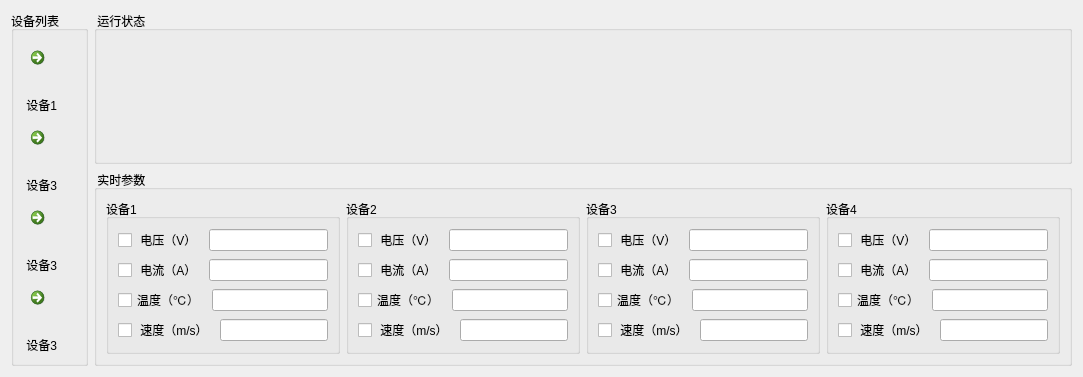
          <widget class="QWidget" name="tab">
           <attribute name="title">
            <string>设备监控</string>
           </attribute>
           <layout class="QGridLayout" name="gridLayout_13">
            <item row="0" column="0">
             <widget class="QGroupBox" name="groupBox_8">
              <property name="title">
               <string>设备列表</string>
              </property>
              <layout class="QVBoxLayout" name="verticalLayout_18">
               <item>
                <layout class="QVBoxLayout" name="verticalLayout_17">
                 <item>
                  <widget class="QCommandLinkButton" name="commandLinkButton_8">
                   <property name="sizePolicy">
                    <sizepolicy hsizetype="Preferred" vsizetype="Preferred">
                     <horstretch>0</horstretch>
                     <verstretch>0</verstretch>
                    </sizepolicy>
                   </property>
                   <property name="minimumSize">
                    <size>
                     <width>50</width>
                     <height>50</height>
                    </size>
                   </property>
                   <property name="maximumSize">
                    <size>
                     <width>50</width>
                     <height>50</height>
                    </size>
                   </property>
                   <property name="cursor">
                    <cursorShape>PointingHandCursor</cursorShape>
                   </property>
                   <property name="text">
                    <string/>
                   </property>
                   <property name="icon">
                    <iconset resource="res.qrc">
                     <normaloff>:/img/comp.png</normaloff>:/img/comp.png</iconset>
                   </property>
                   <property name="iconSize">
                    <size>
                     <width>35</width>
                     <height>35</height>
                    </size>
                   </property>
                  </widget>
                 </item>
                 <item>
                  <widget class="QLabel" name="label_65">
                   <property name="text">
                    <string> 设备1</string>
                   </property>
                  </widget>
                 </item>
                </layout>
               </item>
               <item>
                <layout class="QVBoxLayout" name="verticalLayout_19">
                 <item>
                  <widget class="QCommandLinkButton" name="commandLinkButton_10">
                   <property name="sizePolicy">
                    <sizepolicy hsizetype="Preferred" vsizetype="Preferred">
                     <horstretch>0</horstretch>
                     <verstretch>0</verstretch>
                    </sizepolicy>
                   </property>
                   <property name="minimumSize">
                    <size>
                     <width>50</width>
                     <height>50</height>
                    </size>
                   </property>
                   <property name="maximumSize">
                    <size>
                     <width>50</width>
                     <height>50</height>
                    </size>
                   </property>
                   <property name="cursor">
                    <cursorShape>PointingHandCursor</cursorShape>
                   </property>
                   <property name="text">
                    <string/>
                   </property>
                   <property name="icon">
                    <iconset resource="res.qrc">
                     <normaloff>:/img/comp.png</normaloff>:/img/comp.png</iconset>
                   </property>
                   <property name="iconSize">
                    <size>
                     <width>35</width>
                     <height>35</height>
                    </size>
                   </property>
                  </widget>
                 </item>
                 <item>
                  <widget class="QLabel" name="label_67">
                   <property name="text">
                    <string> 设备3</string>
                   </property>
                  </widget>
                 </item>
                </layout>
               </item>
               <item>
                <layout class="QVBoxLayout" name="verticalLayout_20">
                 <item>
                  <widget class="QCommandLinkButton" name="commandLinkButton_11">
                   <property name="sizePolicy">
                    <sizepolicy hsizetype="Preferred" vsizetype="Preferred">
                     <horstretch>0</horstretch>
                     <verstretch>0</verstretch>
                    </sizepolicy>
                   </property>
                   <property name="minimumSize">
                    <size>
                     <width>50</width>
                     <height>50</height>
                    </size>
                   </property>
                   <property name="maximumSize">
                    <size>
                     <width>50</width>
                     <height>50</height>
                    </size>
                   </property>
                   <property name="cursor">
                    <cursorShape>PointingHandCursor</cursorShape>
                   </property>
                   <property name="text">
                    <string/>
                   </property>
                   <property name="icon">
                    <iconset resource="res.qrc">
                     <normaloff>:/img/comp.png</normaloff>:/img/comp.png</iconset>
                   </property>
                   <property name="iconSize">
                    <size>
                     <width>35</width>
                     <height>35</height>
                    </size>
                   </property>
                  </widget>
                 </item>
                 <item>
                  <widget class="QLabel" name="label_68">
                   <property name="text">
                    <string> 设备3</string>
                   </property>
                  </widget>
                 </item>
                </layout>
               </item>
               <item>
                <layout class="QVBoxLayout" name="verticalLayout_26">
                 <item>
                  <widget class="QCommandLinkButton" name="commandLinkButton_12">
                   <property name="sizePolicy">
                    <sizepolicy hsizetype="Preferred" vsizetype="Preferred">
                     <horstretch>0</horstretch>
                     <verstretch>0</verstretch>
                    </sizepolicy>
                   </property>
                   <property name="minimumSize">
                    <size>
                     <width>50</width>
                     <height>50</height>
                    </size>
                   </property>
                   <property name="maximumSize">
                    <size>
                     <width>50</width>
                     <height>50</height>
                    </size>
                   </property>
                   <property name="cursor">
                    <cursorShape>PointingHandCursor</cursorShape>
                   </property>
                   <property name="text">
                    <string/>
                   </property>
                   <property name="icon">
                    <iconset resource="res.qrc">
                     <normaloff>:/img/comp.png</normaloff>:/img/comp.png</iconset>
                   </property>
                   <property name="iconSize">
                    <size>
                     <width>35</width>
                     <height>35</height>
                    </size>
                   </property>
                  </widget>
                 </item>
                 <item>
                  <widget class="QLabel" name="label_69">
                   <property name="text">
                    <string> 设备3</string>
                   </property>
                  </widget>
                 </item>
                </layout>
               </item>
              </layout>
             </widget>
            </item>
            <item row="0" column="1">
             <layout class="QVBoxLayout" name="verticalLayout_25">
              <item>
               <widget class="QGroupBox" name="groupBox_9">
                <property name="title">
                 <string> 运行状态</string>
                </property>
                <layout class="QVBoxLayout" name="verticalLayout_13">
                 <item>
                  <widget class="QLabel" name="label_39">
                   <property name="text">
                    <string/>
                   </property>
                   <property name="scaledContents">
                    <bool>true</bool>
                   </property>
                  </widget>
                 </item>
                </layout>
               </widget>
              </item>
              <item>
               <widget class="QGroupBox" name="groupBox_10">
                <property name="title">
                 <string> 实时参数</string>
                </property>
                <layout class="QGridLayout" name="gridLayout_14">
                 <item row="0" column="0">
                  <widget class="QGroupBox" name="groupBox_11">
                   <property name="title">
                    <string>设备1</string>
                   </property>
                   <layout class="QVBoxLayout" name="verticalLayout_21">
                    <item>
                     <layout class="QHBoxLayout" name="horizontalLayout_58">
                      <item>
                       <widget class="QCheckBox" name="checkBox">
                        <property name="text">
                         <string> 电压（V）</string>
                        </property>
                       </widget>
                      </item>
                      <item>
                       <widget class="QLineEdit" name="lineEdit_40"/>
                      </item>
                     </layout>
                    </item>
                    <item>
                     <layout class="QHBoxLayout" name="horizontalLayout_59">
                      <item>
                       <widget class="QCheckBox" name="checkBox_2">
                        <property name="text">
                         <string> 电流（A）</string>
                        </property>
                       </widget>
                      </item>
                      <item>
                       <widget class="QLineEdit" name="lineEdit_41"/>
                      </item>
                     </layout>
                    </item>
                    <item>
                     <layout class="QHBoxLayout" name="horizontalLayout_60">
                      <item>
                       <widget class="QCheckBox" name="checkBox_3">
                        <property name="text">
                         <string>温度（℃）</string>
                        </property>
                       </widget>
                      </item>
                      <item>
                       <widget class="QLineEdit" name="lineEdit_42"/>
                      </item>
                     </layout>
                    </item>
                    <item>
                     <layout class="QHBoxLayout" name="horizontalLayout_61">
                      <item>
                       <widget class="QCheckBox" name="checkBox_5">
                        <property name="text">
                         <string> 速度（m/s）</string>
                        </property>
                       </widget>
                      </item>
                      <item>
                       <widget class="QLineEdit" name="lineEdit_43"/>
                      </item>
                     </layout>
                    </item>
                   </layout>
                  </widget>
                 </item>
                 <item row="0" column="1">
                  <widget class="QGroupBox" name="groupBox_12">
                   <property name="title">
                    <string>设备2</string>
                   </property>
                   <layout class="QVBoxLayout" name="verticalLayout_22">
                    <item>
                     <layout class="QHBoxLayout" name="horizontalLayout_62">
                      <item>
                       <widget class="QCheckBox" name="checkBox_6">
                        <property name="text">
                         <string> 电压（V）</string>
                        </property>
                       </widget>
                      </item>
                      <item>
                       <widget class="QLineEdit" name="lineEdit_44"/>
                      </item>
                     </layout>
                    </item>
                    <item>
                     <layout class="QHBoxLayout" name="horizontalLayout_63">
                      <item>
                       <widget class="QCheckBox" name="checkBox_7">
                        <property name="text">
                         <string> 电流（A）</string>
                        </property>
                       </widget>
                      </item>
                      <item>
                       <widget class="QLineEdit" name="lineEdit_45"/>
                      </item>
                     </layout>
                    </item>
                    <item>
                     <layout class="QHBoxLayout" name="horizontalLayout_64">
                      <item>
                       <widget class="QCheckBox" name="checkBox_9">
                        <property name="text">
                         <string>温度（℃）</string>
                        </property>
                       </widget>
                      </item>
                      <item>
                       <widget class="QLineEdit" name="lineEdit_46"/>
                      </item>
                     </layout>
                    </item>
                    <item>
                     <layout class="QHBoxLayout" name="horizontalLayout_65">
                      <item>
                       <widget class="QCheckBox" name="checkBox_10">
                        <property name="text">
                         <string> 速度（m/s）</string>
                        </property>
                       </widget>
                      </item>
                      <item>
                       <widget class="QLineEdit" name="lineEdit_47"/>
                      </item>
                     </layout>
                    </item>
                   </layout>
                  </widget>
                 </item>
                 <item row="0" column="2">
                  <widget class="QGroupBox" name="groupBox_13">
                   <property name="title">
                    <string>设备3</string>
                   </property>
                   <layout class="QVBoxLayout" name="verticalLayout_23">
                    <item>
                     <layout class="QHBoxLayout" name="horizontalLayout_66">
                      <item>
                       <widget class="QCheckBox" name="checkBox_11">
                        <property name="text">
                         <string> 电压（V）</string>
                        </property>
                       </widget>
                      </item>
                      <item>
                       <widget class="QLineEdit" name="lineEdit_48"/>
                      </item>
                     </layout>
                    </item>
                    <item>
                     <layout class="QHBoxLayout" name="horizontalLayout_67">
                      <item>
                       <widget class="QCheckBox" name="checkBox_12">
                        <property name="text">
                         <string> 电流（A）</string>
                        </property>
                       </widget>
                      </item>
                      <item>
                       <widget class="QLineEdit" name="lineEdit_49"/>
                      </item>
                     </layout>
                    </item>
                    <item>
                     <layout class="QHBoxLayout" name="horizontalLayout_68">
                      <item>
                       <widget class="QCheckBox" name="checkBox_13">
                        <property name="text">
                         <string>温度（℃）</string>
                        </property>
                       </widget>
                      </item>
                      <item>
                       <widget class="QLineEdit" name="lineEdit_50"/>
                      </item>
                     </layout>
                    </item>
                    <item>
                     <layout class="QHBoxLayout" name="horizontalLayout_69">
                      <item>
                       <widget class="QCheckBox" name="checkBox_14">
                        <property name="text">
                         <string> 速度（m/s）</string>
                        </property>
                       </widget>
                      </item>
                      <item>
                       <widget class="QLineEdit" name="lineEdit_51"/>
                      </item>
                     </layout>
                    </item>
                   </layout>
                  </widget>
                 </item>
                 <item row="0" column="3">
                  <widget class="QGroupBox" name="groupBox_14">
                   <property name="title">
                    <string>设备4</string>
                   </property>
                   <layout class="QVBoxLayout" name="verticalLayout_24">
                    <item>
                     <layout class="QHBoxLayout" name="horizontalLayout_70">
                      <item>
                       <widget class="QCheckBox" name="checkBox_15">
                        <property name="text">
                         <string> 电压（V）</string>
                        </property>
                       </widget>
                      </item>
                      <item>
                       <widget class="QLineEdit" name="lineEdit_52"/>
                      </item>
                     </layout>
                    </item>
                    <item>
                     <layout class="QHBoxLayout" name="horizontalLayout_71">
                      <item>
                       <widget class="QCheckBox" name="checkBox_16">
                        <property name="text">
                         <string> 电流（A）</string>
                        </property>
                       </widget>
                      </item>
                      <item>
                       <widget class="QLineEdit" name="lineEdit_53"/>
                      </item>
                     </layout>
                    </item>
                    <item>
                     <layout class="QHBoxLayout" name="horizontalLayout_72">
                      <item>
                       <widget class="QCheckBox" name="checkBox_17">
                        <property name="text">
                         <string>温度（℃）</string>
                        </property>
                       </widget>
                      </item>
                      <item>
                       <widget class="QLineEdit" name="lineEdit_54"/>
                      </item>
                     </layout>
                    </item>
                    <item>
                     <layout class="QHBoxLayout" name="horizontalLayout_73">
                      <item>
                       <widget class="QCheckBox" name="checkBox_18">
                        <property name="text">
                         <string> 速度（m/s）</string>
                        </property>
                       </widget>
                      </item>
                      <item>
                       <widget class="QLineEdit" name="lineEdit_55"/>
                      </item>
                     </layout>
                    </item>
                   </layout>
                  </widget>
                 </item>
                </layout>
               </widget>
              </item>
             </layout>
            </item>
           </layout>
          </widget>
